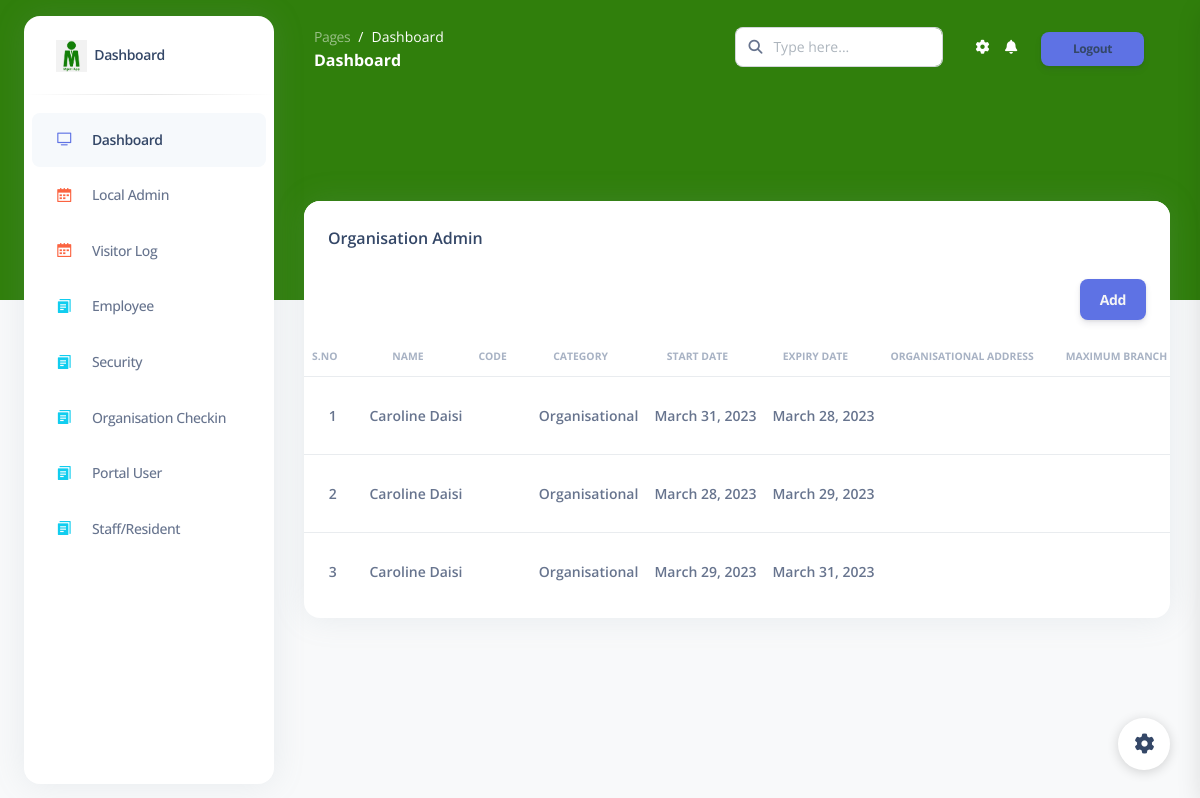
/organisation_admin_log (signed in), run on the app's committed database.
### subapp/models.py (models this page shows)
class OrganisationalAdmin(models.Model):
    user = models.OneToOneField(User, on_delete=models.CASCADE, primary_key=True)
    name = models.CharField(max_length=100, null=True)
    email = models.EmailField(null=True, blank=False, unique=True, db_index=True)
    organisation = models.ForeignKey(Organisation,on_delete=models.CASCADE, null=True)
    phone_number=models.CharField(max_length=100,blank=True,null=True)
    category=models.CharField(max_length=100)
    start_date = models.DateField(null=True)
    expiry_date = models.DateField(null=True)
    maximum_branch=models.CharField(max_length=100)
    organisational_address=models.CharField(max_length=100)
    postal_code=models.CharField(max_length=100)
    def __str__(self) -> str:
        return self.organisational_address

### subapp/views.py (the view)
# urls.py: path('organisation_admin_log',views.organisation_admin_log, name='organisation_admin_log'),
def organisation_admin_log(request):
    records = OrganisationalAdmin.objects.all()
    print(records)
    context = {"organisation_admin_log_records": "active", "records": records}
    return render(request, "mgeni/organisation_admin_log.html", context)

### subapp/templates/mgeni/organisation_admin_log.html (shortened to what this page needs)
{% extends 'base.html' %}
{% block body_block %}
{% load static %}
<br><br><br>
<div class="row" style="padding: 30px;">
    <div class="col-12">
      <div class="card mb-4">
        <div class="card-header pb-0">
          <h6>Organisation Admin</h6>
          <a href="{% url 'organisation_admin_add' %}">
          <button style="float: right;" type="button" class="btn btn-primary">
           Add
          </button></a>
        </div>
        <div class="card-body px-0 pt-0 pb-2">
          <div class="table-responsive p-0">
            <table class="table align-items-center justify-content-center mb-0">
              <thead>
                <tr>
                  <th class="text-uppercase text-secondary text-xxs font-weight-bolder opacity-7 ps-2">S.No</th>
                  <th class="text-uppercase text-secondary text-xxs font-weight-bolder opacity-7 ps-2">Name</th>
                  <th class="text-uppercase text-secondary text-xxs font-weight-bolder opacity-7 ps-2">Code</th>
                  <th class="text-uppercase text-secondary text-xxs font-weight-bolder opacity-7 ps-2">Category</th>
                  <th class="text-uppercase text-secondary text-xxs font-weight-bolder opacity-7 ps-2">Start Date</th>
                  <th class="text-uppercase text-secondary text-xxs font-weight-bolder opacity-7 ps-2">Expiry Date</th>
                  <th class="text-uppercase text-secondary text-xxs font-weight-bolder opacity-7 ps-2">Organisational Address</th>
                  <th class="text-uppercase text-secondary text-xxs font-weight-bolder opacity-7 ps-2">Maximum Branch</th>
                </tr>
              </thead>
              <tbody>
                {% for data in records %}
                <tr>
                    <td>
                        <p class="text-sm font-weight-bold mb-0">{{forloop.counter}}</p>
                      </td>
                  <td>
                    <p class="text-sm font-weight-bold mb-0">{{data.name}}</p>
                  </td>
                  <td>
                  </td>
                  <td>
                    <p class="text-sm font-weight-bold mb-0">{{data.category}}</p>
                  </td>
                  <td>
                    <p class="text-sm font-weight-bold mb-0">{{data.start_date}}</p>
                  </td>
                  <td>
                    <p class="text-sm font-weight-bold mb-0">{{data.expiry_date}}</p>
                  </td>
                  <td>
                  </td>
                  <td>
                  </td>
                </tr>
                {% endfor %}
              </tbody>
            </table>
          </div>
        </div>
      </div>
    </div>
  </div>
  {% endblock %}

### subapp/templates/mgeni/organisation_admin_log.html (style rules this page uses)
td,th { text-align: center; }

### subapp/templates/base.html (style rules this page uses)
.btn { color: whitesmoke; }
button { outline-color: none; text-decoration-color: white; background-color:whitesmoke; margin-top: 20px; text-decoration: none; font-family: 'Lucida Sans', 'Lucida Sans Regular', 'Lucida Grande', 'Lucida Sans Unicode', Geneva, Verdana, sans-serif; }

### data on the page
OrganisationalAdmin: name "Caroline Daisi", category "Organisational", start_date "March 31, 2023", expiry_date "March 28, 2023"
OrganisationalAdmin: name "Caroline Daisi", category "Organisational", start_date "March 28, 2023", expiry_date "March 29, 2023"
OrganisationalAdmin: name "Caroline Daisi", category "Organisational", start_date "March 29, 2023", expiry_date "March 31, 2023"
